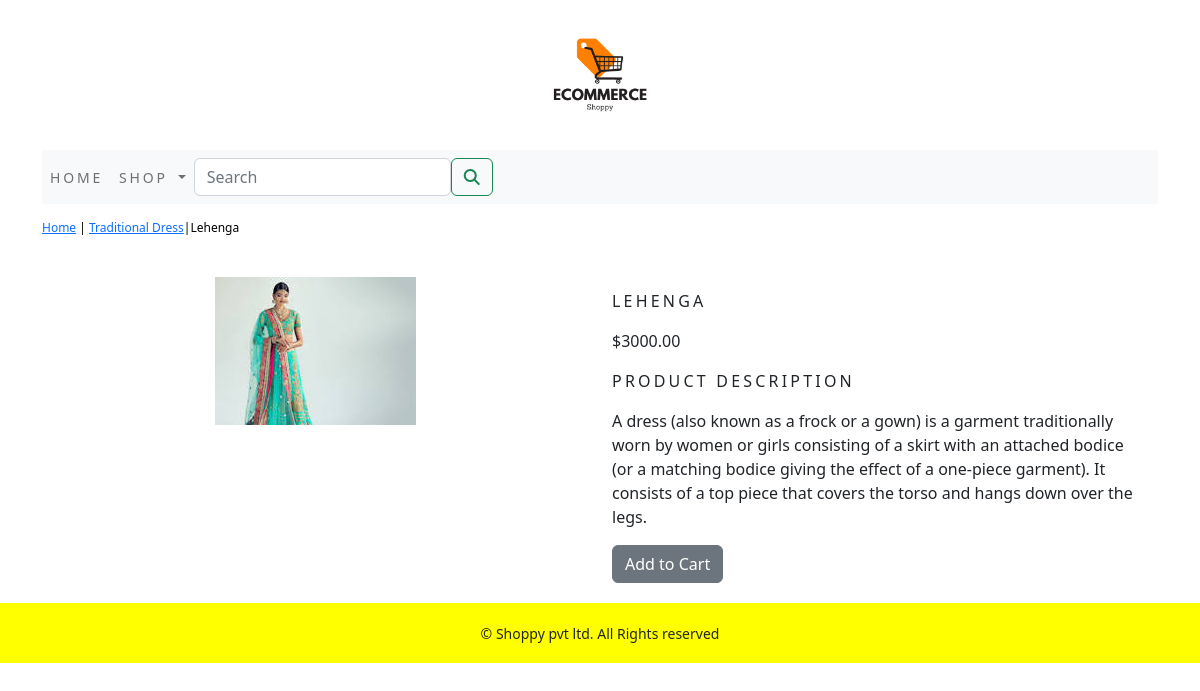
Page /shop/traditional-dress/lehenga/ on the committed database.
### shop/models.py (models this page shows, shortened)
class Product(models.Model):
    name = models.CharField(max_length=250, unique=True)
    slug = models.SlugField(max_length=250, unique=True)
    description = models.TextField(blank=True)
    price=models.DecimalField(max_digits=10,decimal_places=2)
    category=models.ForeignKey(Category,on_delete=models.CASCADE)
    image = models.ImageField(upload_to='product', blank=True)
    stock=models.IntegerField()
    available=models.BooleanField(default=True)
    created=models.DateTimeField(auto_now_add=True)
    updated=models.DateTimeField(auto_now=True)
    class Meta:
        ordering=('name',)
        verbose_name='product'
        verbose_name_plural='products'

class Category(models.Model):
    name=models.CharField(max_length=250,unique=True)
    slug=models.SlugField(max_length=250,unique=True)
    description=models.TextField(blank=True)
    image=models.ImageField(upload_to='category',blank=True)
    class Meta:
        ordering=('name',)
        verbose_name='category'
        verbose_name_plural='categories'
    def get_urls(self):
        return reverse('shop:product_by_category',args=[self.slug])
    def __str__(self):
        return '{}'.format(self.name)

### shop/views.py (the view)
# urls.py: path('<slug:c_slug>/<slug:product_slug>/', views.proDetail, name='prodCatdetail'),
def proDetail(request,c_slug,product_slug):
    try:
        product=Product.objects.get(category__slug=c_slug,slug=product_slug)
    except Exception as e:
        raise e
    return render(request,'product.html',{'product':product})

### cart/context_processors.py (called while the page is built)
def counter(request):
    item_count=0
    if 'admin' in request.path:
        return {}
    else:
        try:
            cart=Cart.objects.filter(cart_id=_cart_id(request))
            car_items=CartItem.objects.all().filter(cart=cart[:1])
            for cart_item in car_items:
                item_count += cart_item.quantity
        except Cart.DoesNotExist:
            item_count=0
    return dict(item_count=item_count)

### cart/views.py (called while the page is built)
def _cart_id(request):
    cart=request.session.session_key
    if not cart:
        cart=request.session.create()
    return cart

### shop/context_processors.py (called while the page is built)
def menu_links(request):
    links=Category.objects.all()
    return dict(links=links)

### template/product.html (shortened to what this page needs)
{% extends 'base.html' %}
{% load static %}
{% block content %}
<div class="row my_prod_row_class">
    <div class="mx_auto">
        <p><a href="{% url 'shop:allProdCat' %}">Home</a> | <a href="{{product.category.get_url}}">{{product.category}}</a>|{{product.name}}</p>
    </div>
<div class="container">
<br>
<div class="row">
    <div class="col-12 col-sm-12 col-md-12 col-lg-6 text-center">
        <div style="min-width:18rem;">
            <img src="{{product.image.url}}" alt="{{product.name}}">
        </div>
    </div>
        <div class="col-12 col-sm-12 col-md-12 col-lg-6">
            <div>
            <h1 class="my_prod_title">{{product.name}}</h1>
            <p>${{product.price}}</p>
            <p class="my_title">Product Description</p>
            <p class="text-justify my_prod_text">{{product.description}}</p>
            {% if product.stock <= 0 %}
                <p class="text-justify my_prod_text"><b>Out of stock</b></p>
            {% else %}
                <a class="btn btn-secondary" href="{% url 'cart:add_cart' product.id %}">Add to Cart</a>
            {% endif %}
        </div>
    </div>
</div>
    </div>
    </div>
{% endblock %}

### static/css/custom.css (style rules this page uses)
.my_title { font-size : 16px; text-transform : uppercase; letter-spacing : .2em; }
.my_prod_row_class { padding-top:15px; padding-bottom:20px; }
.my_prod_row_class .mx_auto { color:black; font-size:12px; text-decoration:none; }
.my_prod_title { font-size : 16px; text-transform : uppercase; letter-spacing : .2em; padding-top:15px; padding-bottom:10px; }
.my_prod_text { padding-right:20px; }

### rows in the picture
Product: category "Traditional Dress", name "Lehenga", image (picture), name "LEHENGA", price "3000.00", description "A dress (also known as a frock or a gown) is a garment traditionally worn by women or girls consisting of a skirt with an attached bodice (or a matching bodice giving the effect of a one-piece garment). It consists of a top piece that covers the torso and hangs down over the legs."
